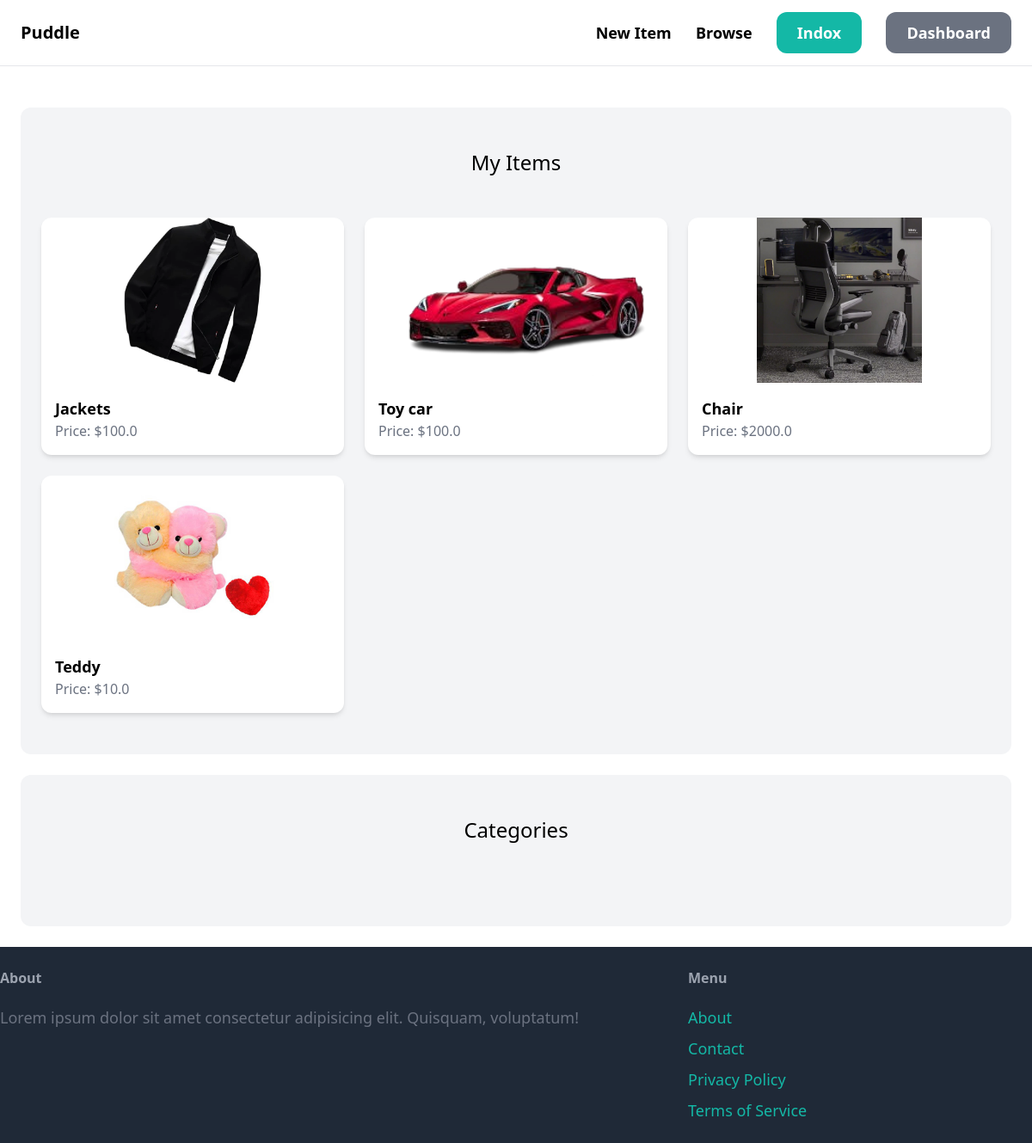
The page /dashboard/ (signed in) on the database its author committed.
### item/models.py (models this page shows, shortened)
class Item(models.Model):
    category=models.ForeignKey(Category,related_name="items",on_delete=models.CASCADE)
    name=models.CharField(max_length=255)
    description=models.TextField(blank=True,null=True)
    price=models.FloatField()
    image=models.ImageField(upload_to="item_images",blank=True,null=True)
    is_sold=models.BooleanField(default=False)
    created_at=models.DateTimeField(auto_now_add=True)
    created_by=models.ForeignKey(User,related_name="items",on_delete=models.CASCADE)

### dashboard/views.py (the view)
# urls.py: path('',views.index,name='index'),
@login_required
def index(request):
    items=Item.objects.filter(created_by=request.user)
    return render(request,'dashboard/index.html',{
        'items':items,
    })

### dashboard/templates/dashboard/index.html (shortened to what this page needs)
{%extends 'core/base.html'%}
{% block content %}
    <div class="mt-6 px-6 py-12 bg-gray-100 rounded-xl">
        <h2 class="mb-12 text-2xl text-center">My Items</h2>
        <div class="grid grid-cols-1 md:grid-cols-2 lg:grid-cols-3 gap-6">
            {% for item in items %}
                <div class="bg-white rounded-xl shadow-md">
                    <a href="{% url 'item:detail' item.id %} ">
                        <div class="h-48">
                            <img src="{{item.image.url}}" class="w-full h-full object-contain rounded-t-xl">
                        </div>
                        <div class="p-4">
                            <h2 class="text-lg font-semibold">{{item.name}}</h2>
                            <p class="text-gray-500">Price: ${{item.price}}</p>
                        </div>
                    </a>
                </div>
            {% endfor %}
        </div>
    </div>
    <div class="mt-6 px-6 py-12 bg-gray-100 rounded-xl">
        <h2 class="mb-12 text-2xl text-center">Categories</h2>
    </div>
{% endblock content %}

### rows shown on the page
Item: image (picture), name "Jackets", price "100.0"
Item: image (picture), name "Toy car", price "100.0"
Item: image (picture), name "Chair", price "2000.0"
Item: image (picture), name "Teddy", price "10.0"
